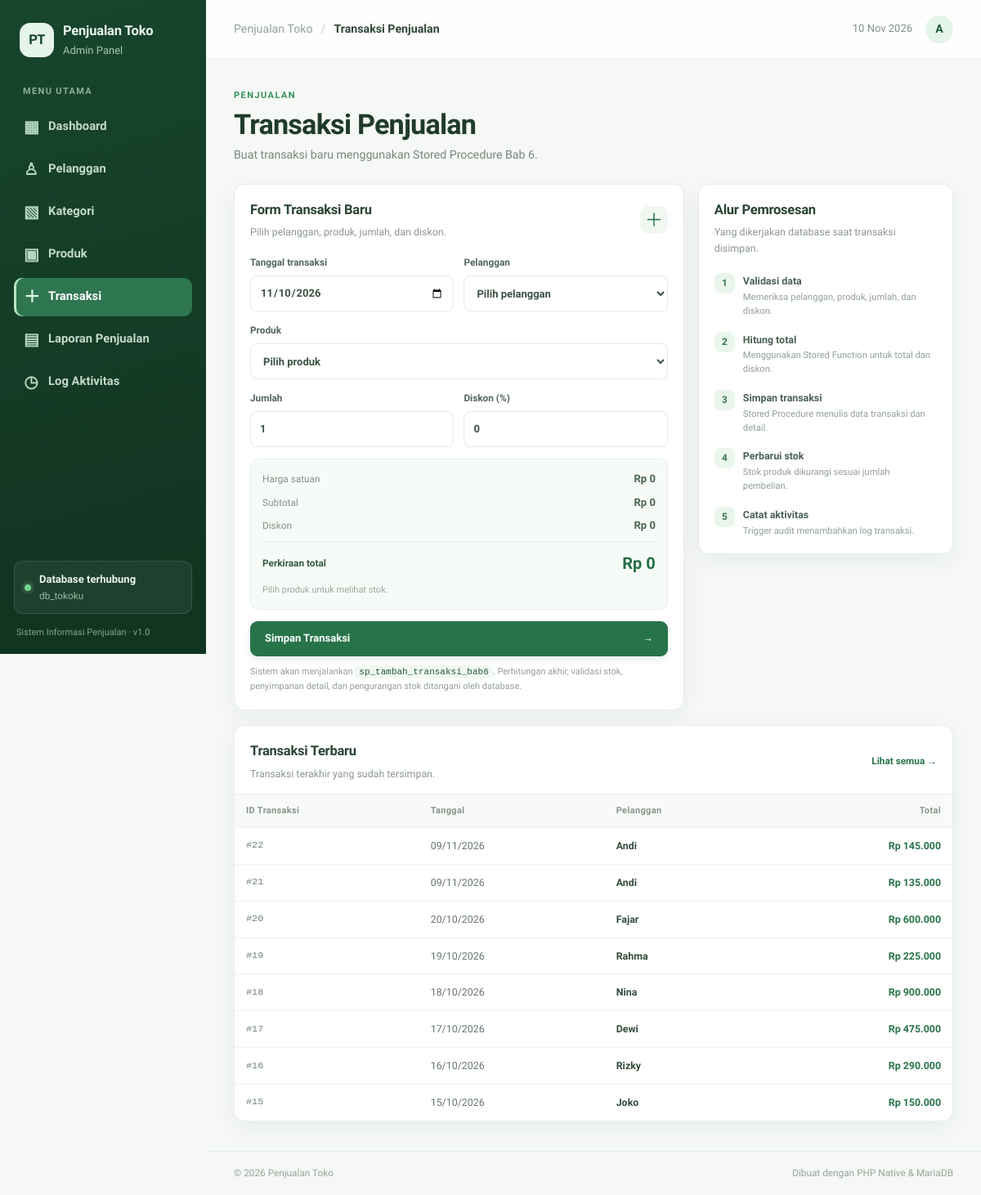
The app's page /index.php?page=transaksi with its own data.
### tables this page shows
CREATE TABLE `tbl_transaksi` (
  `id_transaksi` int(11) NOT NULL,
  `tanggal` date DEFAULT NULL,
  `id_pelanggan` int(11) DEFAULT NULL,
  `total_belanja` decimal(12,2) DEFAULT NULL
);

CREATE TABLE `tbl_pelanggan` (
  `id_pelanggan` int(11) NOT NULL,
  `nama_pelanggan` varchar(100) DEFAULT NULL,
  `kota` varchar(50) DEFAULT NULL
);

### index.php (called while the page is built, shortened)
<?php
require __DIR__ . '/includes/helpers.php';
$page = $_GET['page'] ?? 'dashboard';
require __DIR__ . '/includes/header.php';
$pageFile = __DIR__ . '/pages/' . $page . '.php';
require $pageFile;
require __DIR__ . '/includes/footer.php';

### includes/helpers.php (called while the page is built, shortened)
<?php
function e(mixed $value): string
{
    return htmlspecialchars((string)($value ?? ''), ENT_QUOTES, 'UTF-8');
}
function rupiah(mixed $value): string
{
    return 'Rp ' . number_format((float)$value, 0, ',', '.');
}

### pages/transaksi.php (the view, shortened to what this page needs)
<?php
$customers = $pdo->query('SELECT id_pelanggan, nama_pelanggan, kota FROM tbl_pelanggan ORDER BY nama_pelanggan')->fetchAll();
$products = $pdo->query('SELECT id_produk, nama_produk, harga, stok FROM tbl_produk ORDER BY nama_produk')->fetchAll();
$recent = $pdo->query(
    'SELECT t.id_transaksi, t.tanggal, p.nama_pelanggan, t.total_belanja
     FROM tbl_transaksi t
     LEFT JOIN tbl_pelanggan p ON p.id_pelanggan = t.id_pelanggan
     ORDER BY t.id_transaksi DESC LIMIT 8'
)->fetchAll();
?>
<section class="page-heading"><div><span class="eyebrow">PENJUALAN</span><h1>Transaksi Penjualan</h1><p>Buat transaksi baru menggunakan Stored Procedure Bab 6.</p></div></section>
<section class="transaction-layout">
    <div class="panel transaction-panel">
        <div class="panel-heading"><div><h2>Form Transaksi Baru</h2><p>Pilih pelanggan, produk, jumlah, dan diskon.</p></div><span class="panel-icon">＋</span></div>
        <?php if (!$customers || !$products): ?>
            <div class="notice-box">Data pelanggan dan produk harus tersedia sebelum transaksi dibuat. Tambahkan melalui menu Pelanggan dan Produk.</div>
        <?php else: ?>
        <form method="post" class="stack-form" id="transactionForm">
            <div class="form-row"><label>Tanggal transaksi<input type="date" name="tanggal" value="<?= e(date('Y-m-d')) ?>" required></label><label>Pelanggan<select name="id_pelanggan" required><option value="">Pilih pelanggan</option></select></label></div>
            <label>Produk<select name="id_produk" id="productSelect" required><option value="">Pilih produk</option></select></label>
            <div class="form-row"><label>Jumlah<input type="number" name="jumlah" id="quantityInput" min="1" step="1" value="1" required></label><label>Diskon (%)<input type="number" name="diskon" id="discountInput" min="0" max="100" step="0.01" value="0" required></label></div>
            <div class="transaction-summary">
                <div><span>Harga satuan</span><strong id="unitPrice">Rp 0</strong></div>
                <div><span>Subtotal</span><strong id="subtotal">Rp 0</strong></div>
                <div><span>Diskon</span><strong id="discountValue">Rp 0</strong></div>
                <div class="summary-total"><span>Perkiraan total</span><strong id="grandTotal">Rp 0</strong></div>
                <small id="stockHint">Pilih produk untuk melihat stok.</small>
            </div>
            <button class="button button-primary button-wide" type="submit">Simpan Transaksi <span>→</span></button>
            <p class="form-note">Sistem akan menjalankan <code>sp_tambah_transaksi_bab6</code>. Perhitungan akhir, validasi stok, penyimpanan detail, dan pengurangan stok ditangani oleh database.</p>
        </form>
        <?php endif; ?>
    </div>
    <aside class="panel transaction-info"><div class="panel-heading"><div><h2>Alur Pemrosesan</h2><p>Yang dikerjakan database saat transaksi disimpan.</p></div></div>
        <ol class="process-list"><li><span>1</span><div><strong>Validasi data</strong><small>Memeriksa pelanggan, produk, jumlah, dan diskon.</small></div></li><li><span>2</span><div><strong>Hitung total</strong><small>Menggunakan Stored Function untuk total dan diskon.</small></div></li><li><span>3</span><div><strong>Simpan transaksi</strong><small>Stored Procedure menulis data transaksi dan detail.</small></div></li><li><span>4</span><div><strong>Perbarui stok</strong><small>Stok produk dikurangi sesuai jumlah pembelian.</small></div></li><li><span>5</span><div><strong>Catat aktivitas</strong><small>Trigger audit menambahkan log transaksi.</small></div></li></ol>
    </aside>
</section>
<section class="panel panel-table section-gap"><div class="panel-heading"><div><h2>Transaksi Terbaru</h2><p>Transaksi terakhir yang sudah tersimpan.</p></div><a class="text-link" href="index.php?page=laporan">Lihat semua →</a></div><div class="table-wrap"><table><thead><tr><th>ID Transaksi</th><th>Tanggal</th><th>Pelanggan</th><th class="text-right">Total</th></tr></thead><tbody><?php foreach ($recent as $row): ?><tr><td class="mono">#<?= e($row['id_transaksi']) ?></td><td><?= e(date('d/m/Y', strtotime($row['tanggal']))) ?></td><td class="cell-strong"><?= e($row['nama_pelanggan'] ?? 'Pelanggan dihapus') ?></td><td class="text-right amount"><?= e(rupiah($row['total_belanja'])) ?></td></tr><?php endforeach; ?><?php if (!$recent): ?><tr><td colspan="4"><div class="table-empty">Belum ada transaksi.</div></td></tr><?php endif; ?></tbody></table></div></section>

### records on screen
tbl_transaksi: id_transaksi "22", tanggal "09/11/2026", id_pelanggan.nama_pelanggan "Andi", total_belanja "Rp 145.000"
tbl_transaksi: id_transaksi "21", tanggal "09/11/2026", id_pelanggan.nama_pelanggan "Andi", total_belanja "Rp 135.000"
tbl_transaksi: id_transaksi "20", tanggal "20/10/2026", id_pelanggan.nama_pelanggan "Fajar", total_belanja "Rp 600.000"
tbl_transaksi: id_transaksi "19", tanggal "19/10/2026", id_pelanggan.nama_pelanggan "Rahma", total_belanja "Rp 225.000"
tbl_transaksi: id_transaksi "18", tanggal "18/10/2026", id_pelanggan.nama_pelanggan "Nina", total_belanja "Rp 900.000"
tbl_transaksi: id_transaksi "17", tanggal "17/10/2026", id_pelanggan.nama_pelanggan "Dewi", total_belanja "Rp 475.000"
tbl_transaksi: id_transaksi "16", tanggal "16/10/2026", id_pelanggan.nama_pelanggan "Rizky", total_belanja "Rp 290.000"
tbl_transaksi: id_transaksi "15", tanggal "15/10/2026", id_pelanggan.nama_pelanggan "Joko", total_belanja "Rp 150.000"

### other values on screen
$item['icon'] "▦"
$item['label'] "Dashboard"
$item['icon'] "♙"
$item['label'] "Pelanggan"
$item['icon'] "▧"
$item['label'] "Kategori"
$item['icon'] "▣"
$item['label'] "Produk"
$item['icon'] "＋"
$item['label'] "Transaksi"
$item['icon'] "▤"
$item['label'] "Laporan Penjualan"
$item['icon'] "◷"
$item['label'] "Log Aktivitas"
$currentTitle "Transaksi Penjualan"
